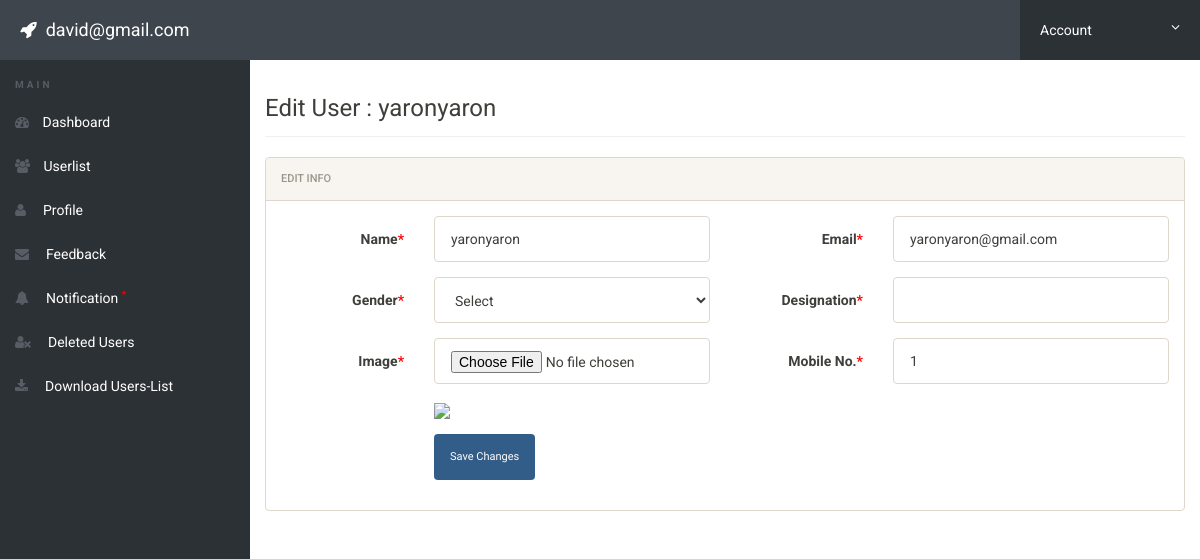
/admin/edit-user.php?edit=1 (signed in), run on the app's committed database.
### tables this page shows
CREATE TABLE IF NOT EXISTS `users` (
  `id` int(11) NOT NULL AUTO_INCREMENT,
  `name` varchar(50) NOT NULL,
  `email` varchar(50) NOT NULL,
  `password` varchar(50) NOT NULL,
  `gender` varchar(50) NOT NULL,
  `mobile` varchar(50) NOT NULL,
  `user_type` varchar(50) NOT NULL,
  `image` varchar(50) NOT NULL,
  `birthday` date DEFAULT NULL,
  `status` int(10) NOT NULL,
  `user_category` VARCHAR(255) NOT NULL,
  PRIMARY KEY (`id`)
);

### admin/edit-user.php (the view, shortened to what this page needs)
<?php
include('includes/config.php');
if(strlen($_SESSION['alogin'])==0)
	{
header('location:index.php');
}
else{
if(isset($_GET['edit']))
	{
		$editid=$_GET['edit'];
	}
?>
<!doctype html>
<html lang="en" class="no-js">
<head>
	<link rel="stylesheet" href="css/font-awesome.min.css">
	<link rel="stylesheet" href="css/bootstrap.min.css">
	<link rel="stylesheet" href="css/dataTables.bootstrap.min.css">
	<link rel="stylesheet" href="css/bootstrap-social.css">
	<link rel="stylesheet" href="css/bootstrap-select.css">
	<link rel="stylesheet" href="css/fileinput.min.css">
	<link rel="stylesheet" href="css/awesome-bootstrap-checkbox.css">
	<link rel="stylesheet" href="css/style.css">
</head>
<body>
<?php
$sql = "SELECT * from users where id =$editid";
$result = $conn->query($sql);
$row = mysqli_fetch_assoc($result);
?>
	<?php include('includes/header.php');?>
	<div class="ts-main-content">
	<?php include('includes/leftbar.php');?>
		<div class="content-wrapper">
			<div class="container-fluid">
				<div class="row">
					<div class="col-md-12">
						<h3 class="page-title">Edit User : <?php echo $row['name']; ?></h3>
						<div class="row">
							<div class="col-md-12">
								<div class="panel panel-default">
									<div class="panel-heading">Edit Info</div>
									<div class="panel-body">
<form method="post" class="form-horizontal" enctype="multipart/form-data" name="imgform">
<div class="form-group">
<label class="col-sm-2 control-label">Name<span style="color:red">*</span></label>
<div class="col-sm-4">
<input type="text" name="name" class="form-control" required value="<?php echo  $row['name'];?>">
</div>
<label class="col-sm-2 control-label">Email<span style="color:red">*</span></label>
<div class="col-sm-4">
<input type="email" name="email" class="form-control" required value="<?php echo  $row['email'];?>">
</div>
</div>
<div class="form-group">
<label class="col-sm-2 control-label">Gender<span style="color:red">*</span></label>
<div class="col-sm-4">
<select name="gender" class="form-control" required>
                            <option value="">Select</option>
                            </select>
</div>
<label class="col-sm-2 control-label">Designation<span style="color:red">*</span></label>
<div class="col-sm-4">
<input type="text" name="designation" class="form-control" required value="<?php echo  $row['designation'];?>">
</div>
</div>
<div class="form-group">
<label class="col-sm-2 control-label">Image<span style="color:red">*</span></label>
<div class="col-sm-4">
<input type="file" name="image" class="form-control">
</div>
<label class="col-sm-2 control-label">Mobile No.<span style="color:red">*</span></label>
<div class="col-sm-4">
<input type="number" name="mobileno" class="form-control" required value="<?php echo  $row['mobile'];?>">
</div>
</div>
<div class="form-group">
	<div class="col-sm-8 col-sm-offset-2">
		<img src="../images/<?php  echo  $row['image'];?>" width="150px"/>
</div>
</div>
<div class="form-group">
	<div class="col-sm-8 col-sm-offset-2">
		<button class="btn btn-primary" name="submit" type="submit">Save Changes</button>
	</div>
</div>
</form>
									</div>
								</div>
							</div>
						</div>
					</div>
				</div>
			</div>
		</div>
	</div>
</body>
</html>
<?php } ?>

### admin/css/style.css (style rules this page uses)
html { font-size: 14px; }
@media only screen and (min-width: 480px) { html { font-size: 17px; } }
@media only screen and (min-width: 768px) { html { font-size: 14px; } }
body { font-size: 1em; }
.btn { font-family: 'Oswald', sans-serif; }
.panel { overflow: hidden; }
.btn { text-transform: none; }
.page-title { padding-bottom: 15px; margin-bottom: 20px; border-bottom: 1px solid #f0f0f0; }
.ts-main-content .content-wrapper { padding-top: 15px; margin-top: 60px; }
@media only screen and (min-width: 992px) { .ts-main-content .content-wrapper { margin-left: 250px; } }

### data on the page
users: name "yaronyaron", email "yaronyaron@gmail.com", mobileno "1"

### other printed values
$_SESSION['alogin'] "david@gmail.com"
